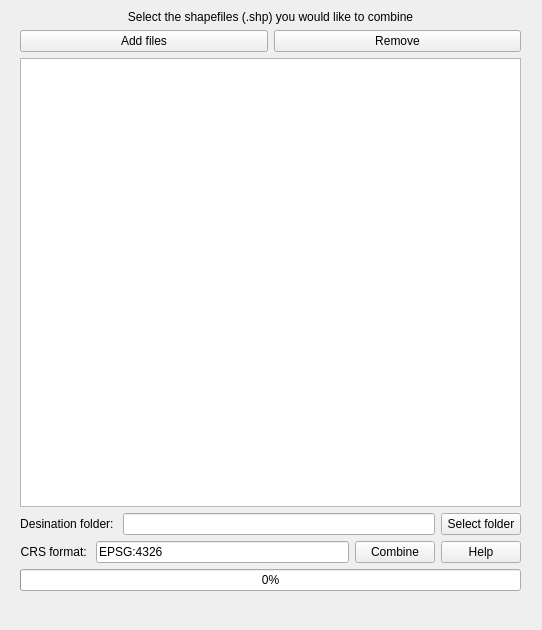
<?xml version="1.0" encoding="UTF-8"?>
<ui version="4.0">
 <class>shapeFileCombiner</class>
 <widget class="QWidget" name="shapeFileCombiner">
  <property name="geometry">
   <rect>
    <x>0</x>
    <y>0</y>
    <width>542</width>
    <height>630</height>
   </rect>
  </property>
  <property name="sizePolicy">
   <sizepolicy hsizetype="Fixed" vsizetype="Fixed">
    <horstretch>0</horstretch>
    <verstretch>0</verstretch>
   </sizepolicy>
  </property>
  <property name="windowTitle">
   <string>Shapefile Combiner</string>
  </property>
  <widget class="QWidget" name="verticalLayoutWidget">
   <property name="geometry">
    <rect>
     <x>20</x>
     <y>10</y>
     <width>501</width>
     <height>601</height>
    </rect>
   </property>
   <layout class="QVBoxLayout" name="shapefileElement">
    <item>
     <widget class="QLabel" name="shapefileLabel">
      <property name="layoutDirection">
       <enum>Qt::LeftToRight</enum>
      </property>
      <property name="text">
       <string>Select the shapefiles (.shp) you would like to combine</string>
      </property>
      <property name="alignment">
       <set>Qt::AlignCenter</set>
      </property>
     </widget>
    </item>
    <item>
     <layout class="QHBoxLayout" name="horizontalLayout">
      <item>
       <widget class="QPushButton" name="addFiles">
        <property name="text">
         <string>Add files</string>
        </property>
       </widget>
      </item>
      <item>
       <widget class="QPushButton" name="removeFiles">
        <property name="text">
         <string>Remove</string>
        </property>
       </widget>
      </item>
     </layout>
    </item>
    <item>
     <layout class="QVBoxLayout" name="destinationElement">
      <item>
       <widget class="QListWidget" name="shapefileList">
        <property name="sizePolicy">
         <sizepolicy hsizetype="Expanding" vsizetype="Expanding">
          <horstretch>0</horstretch>
          <verstretch>0</verstretch>
         </sizepolicy>
        </property>
        <property name="selectionMode">
         <enum>QAbstractItemView::MultiSelection</enum>
        </property>
       </widget>
      </item>
      <item>
       <layout class="QHBoxLayout" name="horizontalLayout_3">
        <item>
         <widget class="QLabel" name="destinationLabel">
          <property name="text">
           <string>Desination folder: </string>
          </property>
          <property name="alignment">
           <set>Qt::AlignCenter</set>
          </property>
         </widget>
        </item>
        <item>
         <widget class="QLineEdit" name="destinationLineEdit"/>
        </item>
        <item>
         <widget class="QPushButton" name="browseDestinationFolder">
          <property name="text">
           <string>Select folder</string>
          </property>
         </widget>
        </item>
       </layout>
      </item>
      <item>
       <layout class="QHBoxLayout" name="horizontalLayout_5">
        <item>
         <widget class="QLabel" name="crsLabel">
          <property name="sizePolicy">
           <sizepolicy hsizetype="Minimum" vsizetype="Minimum">
            <horstretch>0</horstretch>
            <verstretch>0</verstretch>
           </sizepolicy>
          </property>
          <property name="text">
           <string>CRS format: </string>
          </property>
          <property name="alignment">
           <set>Qt::AlignRight|Qt::AlignTrailing|Qt::AlignVCenter</set>
          </property>
         </widget>
        </item>
        <item>
         <widget class="QLineEdit" name="crsFormatLine">
          <property name="sizePolicy">
           <sizepolicy hsizetype="Expanding" vsizetype="Maximum">
            <horstretch>0</horstretch>
            <verstretch>0</verstretch>
           </sizepolicy>
          </property>
          <property name="inputMask">
           <string/>
          </property>
          <property name="text">
           <string>EPSG:4326</string>
          </property>
          <property name="placeholderText">
           <string>EPSG:4326</string>
          </property>
         </widget>
        </item>
        <item>
         <widget class="QPushButton" name="combineFiles">
          <property name="sizePolicy">
           <sizepolicy hsizetype="Maximum" vsizetype="Maximum">
            <horstretch>0</horstretch>
            <verstretch>0</verstretch>
           </sizepolicy>
          </property>
          <property name="text">
           <string>Combine</string>
          </property>
         </widget>
        </item>
        <item>
         <widget class="QPushButton" name="crsHelp">
          <property name="sizePolicy">
           <sizepolicy hsizetype="Maximum" vsizetype="Fixed">
            <horstretch>0</horstretch>
            <verstretch>0</verstretch>
           </sizepolicy>
          </property>
          <property name="text">
           <string>Help</string>
          </property>
         </widget>
        </item>
       </layout>
      </item>
      <item>
       <widget class="QProgressBar" name="progressBar">
        <property name="value">
         <number>0</number>
        </property>
       </widget>
      </item>
      <item>
       <widget class="QLabel" name="doneLabel">
        <property name="text">
         <string/>
        </property>
       </widget>
      </item>
     </layout>
    </item>
   </layout>
  </widget>
 </widget>
 <resources/>
 <connections/>
</ui>
